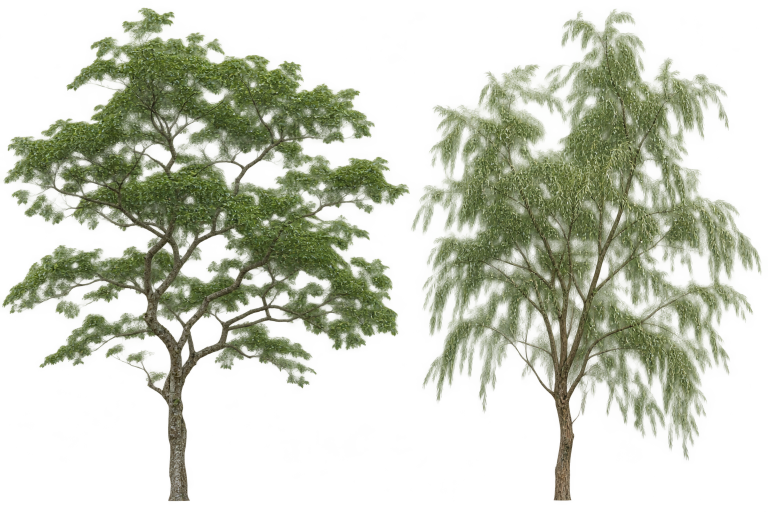
#> input picture assets/luding/surfaces/riparian.png, 1536 x 1024 px (shown at 1/2 size)
$ python prepare_luding_verge.py ../assets/luding/surfaces/riparian.png
#> lines starting #> are read from the running program, lines starting #| are printed output that depends on the picture
"""Rectify a supplied oblique path photo and extract a leaf spray from the tree atlas."""
from pathlib import Path
import sys
import cv2
import numpy as np
from PIL import Image

out=Path(__file__).resolve().parents[1]/'assets/luding/surfaces'
n=1024
photo=np.asarray(Image.open(sys.argv[1]).convert('RGB'))
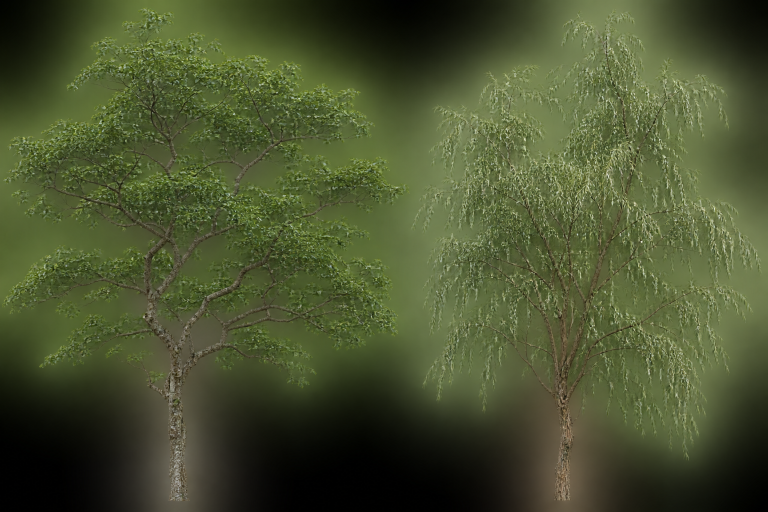
#> photo: shape (1024, 1536, 3) (shown at 1/2 size); mean R, G, B 73.8, 82.7, 48.1
src=np.float32([[.41,.18],[.72,.18],[.94,.735],[.13,.735]])*np.float32([photo.shape[1],photo.shape[0]])
dst=np.float32([[0,0],[n-1,0],[n-1,n-1],[0,n-1]])
rgb=cv2.warpPerspective(photo,cv2.getPerspectiveTransform(src,dst),(n,n))
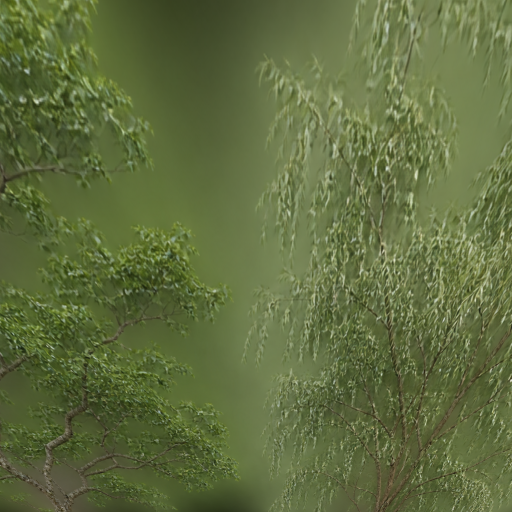
#> rgb: shape (1024, 1024, 3) (shown at 1/2 size); mean R, G, B 96, 109, 63.2
v,u=np.mgrid[-1:1:complex(n),-1:1:complex(n)]
edge=1-np.maximum(abs(u),abs(v))
mask=np.clip((edge+.034*np.sin(v*22)*np.cos(u*15)-.028)/.17,0,1)
mask[np.min(rgb,axis=2)>229]=0
rgba=np.dstack((np.clip(rgb*.88,0,255).astype('uint8'),(mask*255).astype('uint8')))
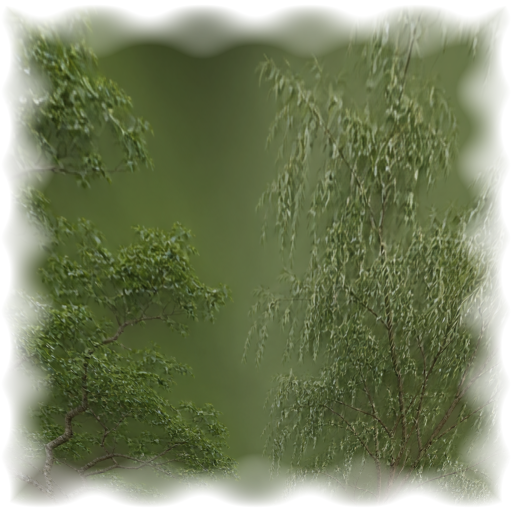
#> rgba: shape (1024, 1024, 4) (shown at 1/2 size); mean R, G, B, A 84, 95.5, 55.1, 200.4; transparent parts drawn white
Image.fromarray(rgba).save(out/'fork-verge.webp',quality=89)
im=Image.open(out/'riparian.png').convert('RGBA')
#> im is the input picture: PIL image 1536x1024 RGBA; mean R, G, B, A 73.8, 82.7, 48.1, 83.3
leaf=np.array(im.crop((32,244,413,520)).resize((400,300),Image.Resampling.LANCZOS))
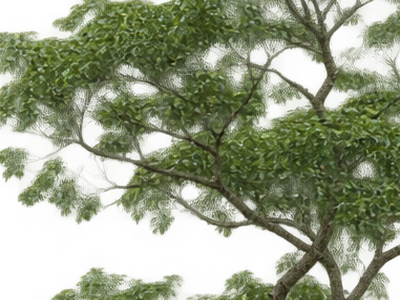
#> leaf: shape (300, 400, 4); mean R, G, B, A 68.1, 78.5, 40.9, 147.7; transparent parts drawn white
v,u=np.mgrid[-1:1:300j,-1:1:400j]
leaf[:,:,3]=(leaf[:,:,3]*np.clip((1-u*u-v*v)*4,0,1)).astype('uint8')
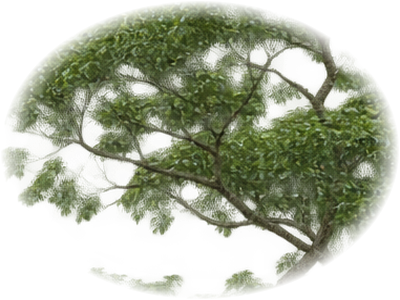
#> leaf: shape (300, 400, 4); mean R, G, B, A 68.1, 78.5, 40.9, 107.5; transparent parts drawn white
Image.fromarray(leaf).save(out/'leaf-spray.webp',quality=90)

$ run again, with assets/luding/surfaces/bark-rough.jpg saved as assets/luding/surfaces/riparian.png
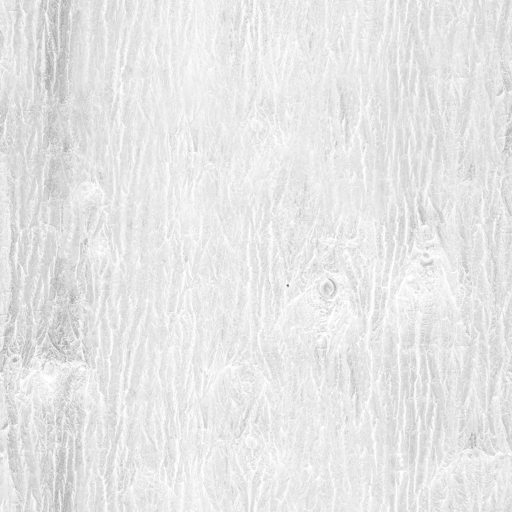
#> input picture assets/luding/surfaces/bark-rough.jpg, 1024 x 1024 px (shown at 1/2 size)
#> `rgba=np.dstack((np.clip(rgb*.88,0,255).astype('uint8'),(mask*255).asty..`:
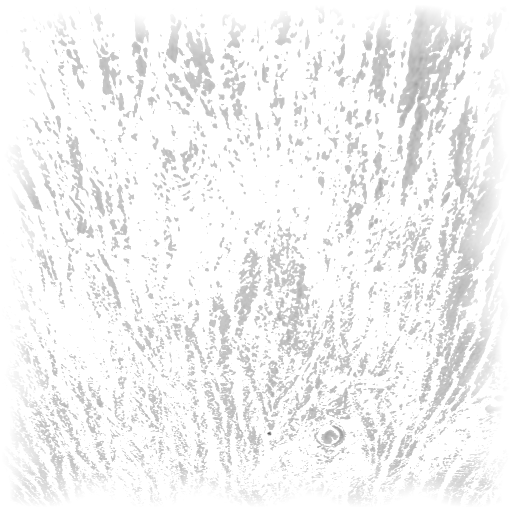
#> rgba: shape (1024, 1024, 4) (shown at 1/2 size); mean R, G, B, A 205.3, 205.3, 205.3, 50.9; transparent parts drawn white
#> `leaf[:,:,3]=(leaf[:,:,3]*np.clip((1-u*u-v*v)*4,0,1)).astype('uint8')`:
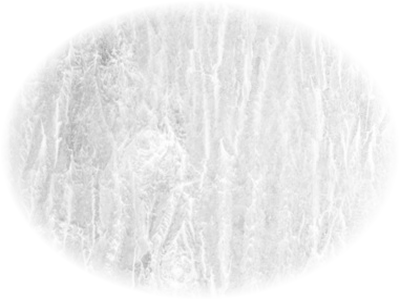
#> leaf: shape (300, 400, 4); mean R, G, B, A 228.4, 228.4, 228.4, 174.1; transparent parts drawn white
